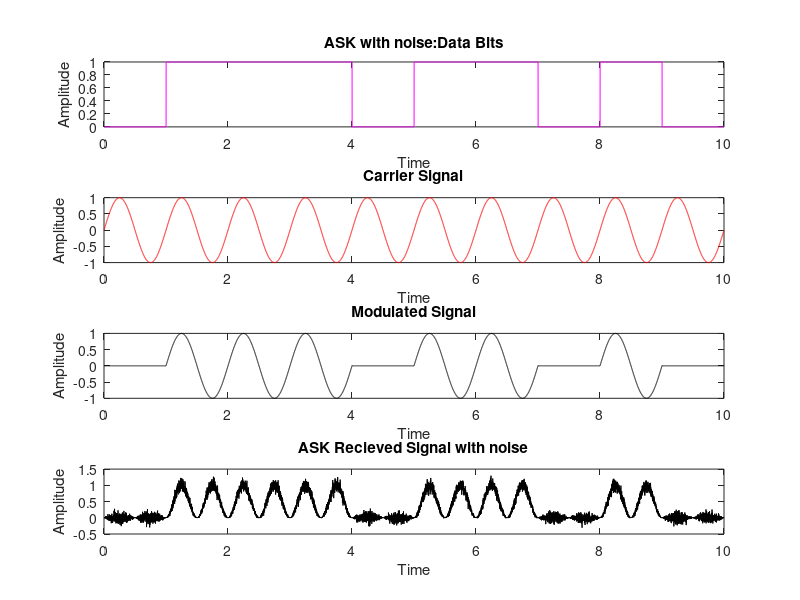

Reproduce this figure in MATLAB. (Note: this script raises an error after producing the figure.)
function ASK_noise
%Input bits generation
N=10;%Input size
n=randi([0 1],1,N);
disp('Transmitted Data bits:')
disp(n)
for i=1:N
    if n(i)==0
        s(i)=0;
    else
        s(i)=1;
    end
end
S=1000;%samples per bit
m=1;
t=0:1/S:N;
for j=1:length(t)
    if t(j)<=m
        signal(j)=s(m);
    else
        signal(j)=s(m);
        m=m+1;
    end
end
figure;
subplot(4,1,1)
plot(t,signal,'m');
xlabel('Time')
ylabel('Amplitude')
title('ASK with noise:Data Bits')
%Carrier Signal generation
c = sin(2*pi*t);
subplot(4,1,2)
plot(t,c,'r');
xlabel('Time')
ylabel('Amplitude')
title('Carrier Signal')
%ASK signal generation
x = signal.*c;
subplot(4,1,3)
plot(t,x,'k');
xlabel('Time')
ylabel('Amplitude')
title('Modulated Signal')
%no noise
y= awgn(x,15,'measured');
y1 = y.*c;
subplot(4,1,4)
plot(t,y1,'k');
xlabel('Time')
ylabel('Amplitude')
title('ASK Recieved Signal with noise')
int_op=[];
for i=1:S:length(y1)-S
    int_o= (1/S)*trapz(y1(i+1:i+S));
    int_op = [int_op int_o];
end
th =0.5;
recieved_data = (round(int_op,1)>=th);
disp('Recieved bits:')
disp(recieved_data)
%BER
ber = sum(n~=recieved_data)/N;
disp('Bit Error Rate:')
disp(ber)
end